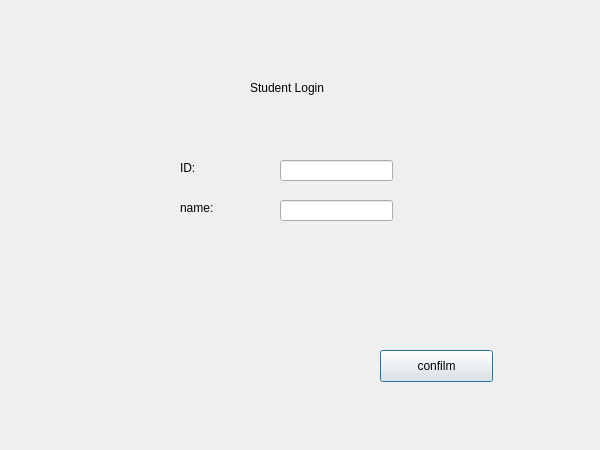
<?xml version="1.0" encoding="UTF-8"?>
<ui version="4.0">
 <class>Studentlogin</class>
 <widget class="QDialog" name="Studentlogin">
  <property name="geometry">
   <rect>
    <x>0</x>
    <y>0</y>
    <width>600</width>
    <height>450</height>
   </rect>
  </property>
  <property name="windowTitle">
   <string>Dialog</string>
  </property>
  <widget class="QPushButton" name="pushButton">
   <property name="geometry">
    <rect>
     <x>380</x>
     <y>350</y>
     <width>113</width>
     <height>32</height>
    </rect>
   </property>
   <property name="text">
    <string>confilm</string>
   </property>
  </widget>
  <widget class="QLineEdit" name="lineEdit">
   <property name="geometry">
    <rect>
     <x>280</x>
     <y>160</y>
     <width>113</width>
     <height>21</height>
    </rect>
   </property>
  </widget>
  <widget class="QLabel" name="label">
   <property name="geometry">
    <rect>
     <x>250</x>
     <y>80</y>
     <width>111</width>
     <height>16</height>
    </rect>
   </property>
   <property name="text">
    <string>Student Login</string>
   </property>
  </widget>
  <widget class="QLabel" name="label_2">
   <property name="geometry">
    <rect>
     <x>180</x>
     <y>200</y>
     <width>59</width>
     <height>16</height>
    </rect>
   </property>
   <property name="text">
    <string>name:</string>
   </property>
  </widget>
  <widget class="QLabel" name="label_3">
   <property name="geometry">
    <rect>
     <x>180</x>
     <y>160</y>
     <width>59</width>
     <height>16</height>
    </rect>
   </property>
   <property name="text">
    <string>ID:</string>
   </property>
  </widget>
  <widget class="QLineEdit" name="lineEdit_2">
   <property name="geometry">
    <rect>
     <x>280</x>
     <y>200</y>
     <width>113</width>
     <height>21</height>
    </rect>
   </property>
  </widget>
 </widget>
 <resources/>
 <connections/>
</ui>
